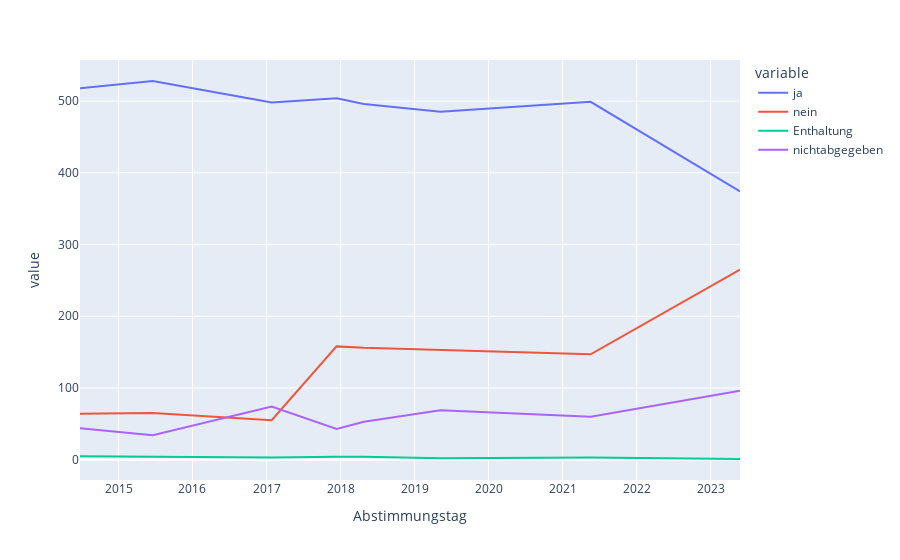

Notebook code cell kept with this figure:
### Code cell
px.line(grouped_mali_einsatz)

### Figure 1 — Plotly figure (JSON) as saved in the notebook; plotly's stock layout.template omitted (floating-point values rounded to 4 significant figures)
{"data": [{"hovertemplate": "variable=ja<br>Abstimmungstag=%{x}<br>value=%{y}<extra></extra>", "legendgroup": "ja", "line": {"color": "#636efa", "dash": "solid"}, "marker": {"symbol": "circle"}, "mode": "lines", "name": "ja", "orientation": "v", "showlegend": true, "type": "scatter", "x": ["2014-06-25T00:00:00.000000000", "2015-06-19T00:00:00.000000000", "2017-01-26T00:00:00.000000000", "2017-12-12T00:00:00.000000000", "2018-04-26T00:00:00.000000000", "2019-05-09T00:00:00.000000000", "2021-05-19T00:00:00.000000000", "2023-05-26T00:00:00.000000000"], "xaxis": "x", "y": [518, 528, 498, 504, 496, 485, 499, 374], "yaxis": "y"}, {"hovertemplate": "variable=nein<br>Abstimmungstag=%{x}<br>value=%{y}<extra></extra>", "legendgroup": "nein", "line": {"color": "#EF553B", "dash": "solid"}, "marker": {"symbol": "circle"}, "mode": "lines", "name": "nein", "orientation": "v", "showlegend": true, "type": "scatter", "x": ["2014-06-25T00:00:00.000000000", "2015-06-19T00:00:00.000000000", "2017-01-26T00:00:00.000000000", "2017-12-12T00:00:00.000000000", "2018-04-26T00:00:00.000000000", "2019-05-09T00:00:00.000000000", "2021-05-19T00:00:00.000000000", "2023-05-26T00:00:00.000000000"], "xaxis": "x", "y": [64, 65, 55, 158, 156, 153, 147, 265], "yaxis": "y"}, {"hovertemplate": "variable=Enthaltung<br>Abstimmungstag=%{x}<br>value=%{y}<extra></extra>", "legendgroup": "Enthaltung", "line": {"color": "#00cc96", "dash": "solid"}, "marker": {"symbol": "circle"}, "mode": "lines", "name": "Enthaltung", "orientation": "v", "showlegend": true, "type": "scatter", "x": ["2014-06-25T00:00:00.000000000", "2015-06-19T00:00:00.000000000", "2017-01-26T00:00:00.000000000", "2017-12-12T00:00:00.000000000", "2018-04-26T00:00:00.000000000", "2019-05-09T00:00:00.000000000", "2021-05-19T00:00:00.000000000", "2023-05-26T00:00:00.000000000"], "xaxis": "x", "y": [5, 4, 3, 4, 4, 2, 3, 1], "yaxis": "y"}, {"hovertemplate": "variable=nichtabgegeben<br>Abstimmungstag=%{x}<br>value=%{y}<extra></extra>", "legendgroup": "nichtabgegeben", "line": {"color": "#ab63fa", "dash": "solid"}, "marker": {"symbol": "circle"}, "mode": "lines", "name": "nichtabgegeben", "orientation": "v", "showlegend": true, "type": "scatter", "x": ["2014-06-25T00:00:00.000000000", "2015-06-19T00:00:00.000000000", "2017-01-26T00:00:00.000000000", "2017-12-12T00:00:00.000000000", "2018-04-26T00:00:00.000000000", "2019-05-09T00:00:00.000000000", "2021-05-19T00:00:00.000000000", "2023-05-26T00:00:00.000000000"], "xaxis": "x", "y": [44, 34, 74, 43, 53, 69, 60, 96], "yaxis": "y"}], "layout": {"legend": {"title": {"text": "variable"}, "tracegroupgap": 0}, "margin": {"t": 60}, "xaxis": {"anchor": "y", "domain": [0, 1], "title": {"text": "Abstimmungstag"}}, "yaxis": {"anchor": "x", "domain": [0, 1], "title": {"text": "value"}}}}
